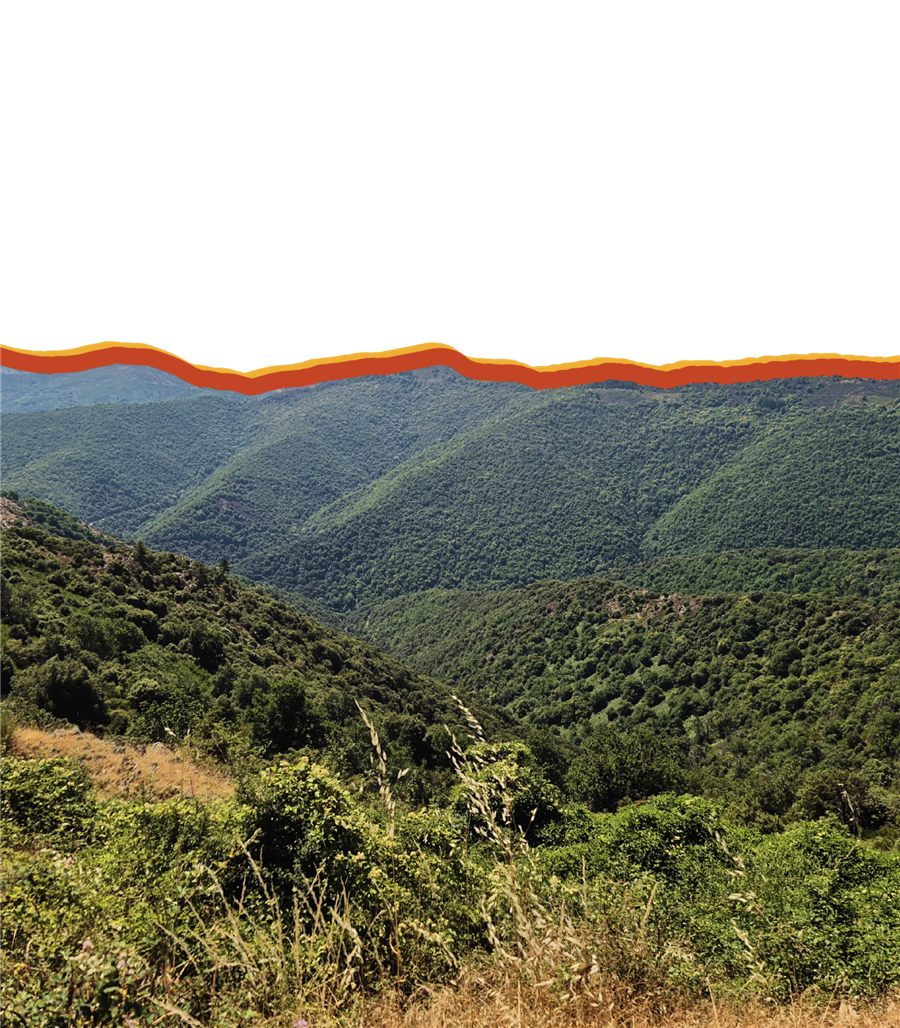
#> input picture design-stock/Fotos/web/paisatge-900.jpg, 900 x 1028 px, given in place of garona-1920.webp, which was not available
$ python planche.py ../../design-stock/Fotos/web ../../design-stock/Fotos/web/personatge-300.png ../../design-stock/Fotos/web/personatge-300.png 5
#> lines starting #> are read from the running program, lines starting #| are printed output that depends on the picture
# Planche : chaque photo de Romain à gauche, son tableau à droite (une ligne par paysage)
import sys
from PIL import Image

D, v, sortie = sys.argv[1], sys.argv[2], sys.argv[3]
W, H = int(sys.argv[4]) if len(sys.argv) > 4 else 480, None
H = W * 3 // 4
ids = ['garona', 'vilatge', 'riu', 'plana', 'mar-pin']
G = 8
pl = Image.new('RGB', (W * 2 + G * 3, (H + G) * len(ids) + G), (24, 20, 18))
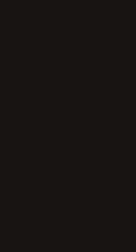
#> pl: PIL image 34x63 RGB (shown 4 times larger); mean R, G, B 24, 20, 18
for r, n in enumerate(ids):
	ph = Image.open(f'{D}/{n}-1920.webp').convert('RGB')
#> ph is the input picture: PIL image 900x1028 RGB; mean R, G, B 148.8, 147.1, 131.1
	if n == 'garona':
		ph = ph.resize((1920, 1440), Image.LANCZOS).crop((0, 40, 1632, 1264))
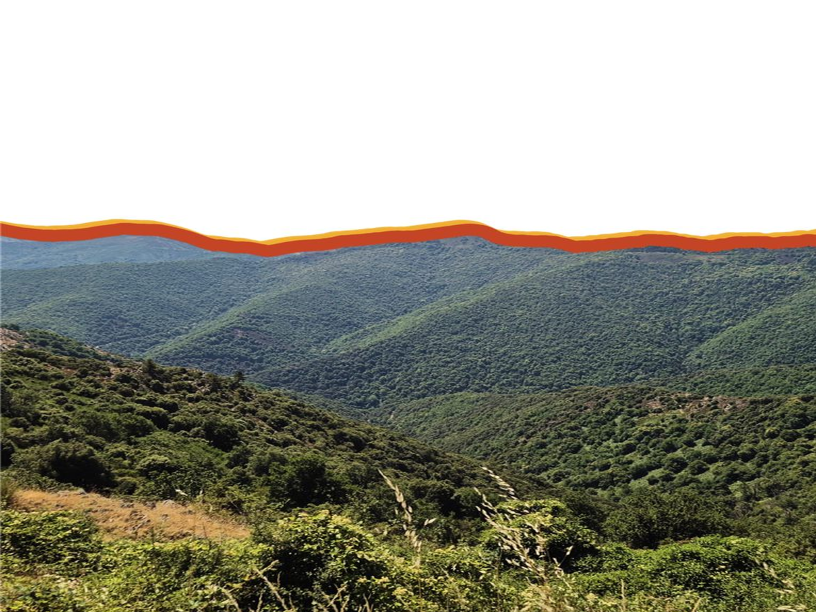
#> ph: PIL image 1632x1224 RGB (shown at 1/2 size); mean R, G, B 150.5, 150.7, 139
	ph = ph.resize((W, H), Image.LANCZOS)
	pt = Image.open(f'{n}-{v}.png').convert('RGB').resize((W, H), Image.LANCZOS)
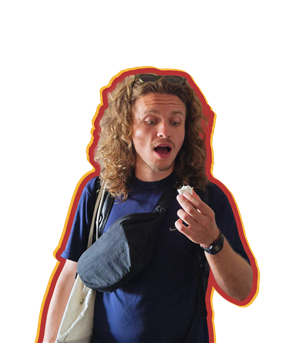
#> input picture design-stock/Fotos/web/personatge-300.png, 300 x 343 px, given in place of personatge-300.png.png, which was not available
	y = G + r * (H + G)
	pl.paste(ph, (G, y))
	pl.paste(pt, (W + 2 * G, y))
#> (the run stopped early here; a loop or call above may not have finished)
